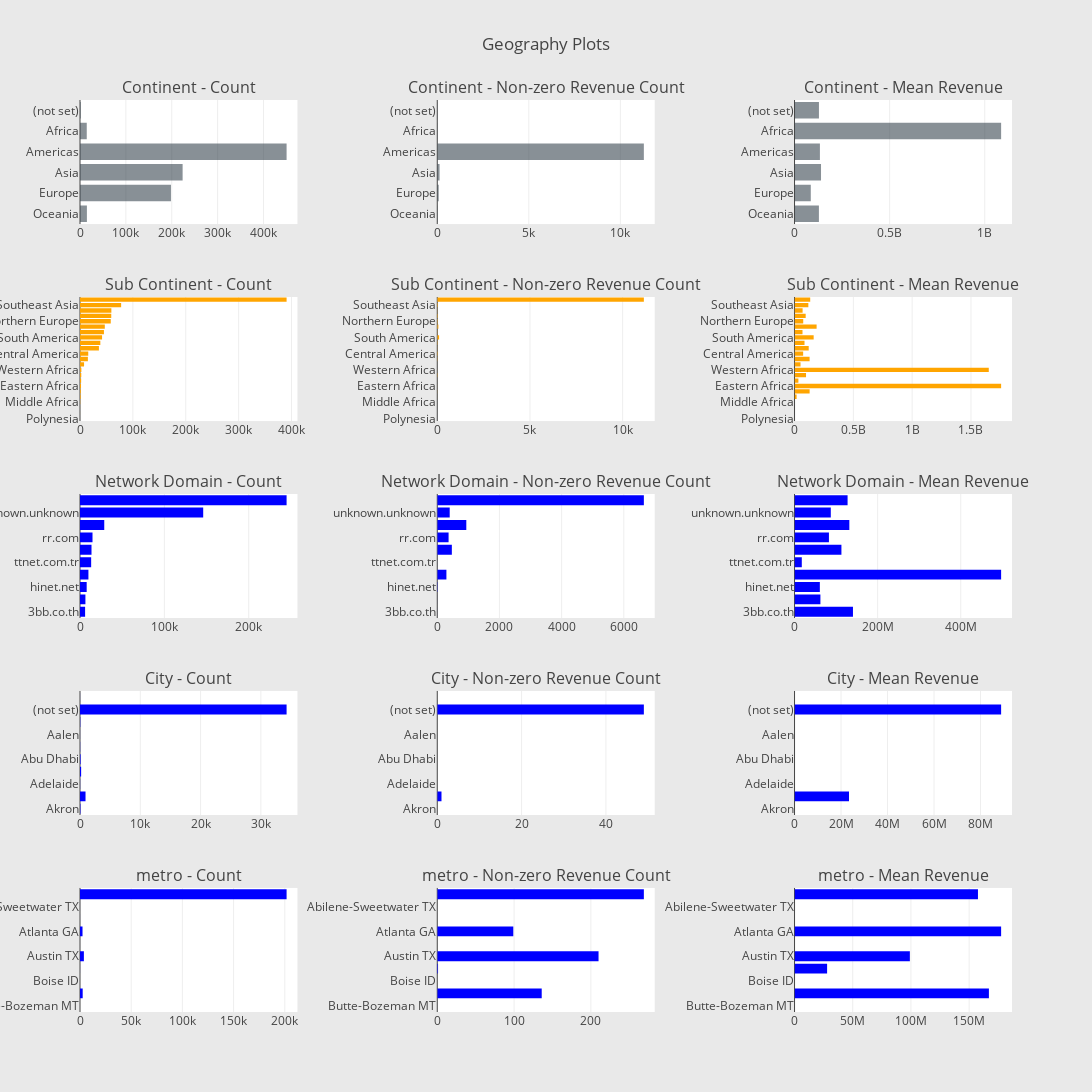

Notebook cell for this chart:
### Code cell
#Geographic Information


cnt_srs = train_df.groupby('geoNetwork.continent')['totals.transactionRevenue'].agg(['size','count','mean'])
cnt_srs.columns = ['count','count of non-zero revenue','mean']
cnt_srs.sort_values(by='count',ascending = False)
trace1 = horizontal_bar_chart(cnt_srs["count"].head(10), 'rgba(58, 71, 80, 0.6)')
trace2 = horizontal_bar_chart(cnt_srs["count of non-zero revenue"].head(10), 'rgba(58, 71, 80, 0.6)')
trace3 = horizontal_bar_chart(cnt_srs["mean"].head(10), 'rgba(58, 71, 80, 0.6)')


# Sub-continent
cnt_srs = train_df.groupby('geoNetwork.subContinent')['totals.transactionRevenue'].agg(['size', 'count', 'mean'])
cnt_srs.columns = ["count", "count of non-zero revenue", "mean"]
cnt_srs = cnt_srs.sort_values(by="count", ascending=False)
trace4 = horizontal_bar_chart(cnt_srs["count"], 'orange')
trace5 = horizontal_bar_chart(cnt_srs["count of non-zero revenue"], 'orange')
trace6 = horizontal_bar_chart(cnt_srs["mean"], 'orange')

# Sub-continent
cnt_srs = train_df.groupby('geoNetwork.subContinent')['totals.transactionRevenue'].agg(['size', 'count', 'mean'])
cnt_srs.columns = ["count", "count of non-zero revenue", "mean"]
cnt_srs = cnt_srs.sort_values(by="count", ascending=False)
trace4 = horizontal_bar_chart(cnt_srs["count"], 'orange')
trace5 = horizontal_bar_chart(cnt_srs["count of non-zero revenue"], 'orange')
trace6 = horizontal_bar_chart(cnt_srs["mean"], 'orange')

# Network domain
cnt_srs = train_df.groupby('geoNetwork.networkDomain')['totals.transactionRevenue'].agg(['size', 'count', 'mean'])
cnt_srs.columns = ["count", "count of non-zero revenue", "mean"]
cnt_srs = cnt_srs.sort_values(by="count", ascending=False)
trace7 = horizontal_bar_chart(cnt_srs["count"].head(10), 'blue')
trace8 = horizontal_bar_chart(cnt_srs["count of non-zero revenue"].head(10), 'blue')
trace9 = horizontal_bar_chart(cnt_srs["mean"].head(10), 'blue')

cnt_srs = train_df.groupby('geoNetwork.city')['totals.transactionRevenue'].agg(['size','count','mean'])
cnt_srs.columns = ['count','count of non-zero revenue','mean']
cnt_srs.sort_values(by = 'count',ascending=False)
trace10 = horizontal_bar_chart(cnt_srs["count"].head(10), 'blue')
trace11 = horizontal_bar_chart(cnt_srs["count of non-zero revenue"].head(10), 'blue')
trace12 = horizontal_bar_chart(cnt_srs["mean"].head(10), 'blue')


cnt_srs = train_df.groupby('geoNetwork.metro')['totals.transactionRevenue'].agg(['size','count','mean'])
cnt_srs.columns = ['count','count of non-zero revenue','mean']
cnt_srs.sort_values(by = 'count',ascending=False)
trace13 = horizontal_bar_chart(cnt_srs["count"].head(10), 'blue')
trace14 = horizontal_bar_chart(cnt_srs["count of non-zero revenue"].head(10), 'blue')
trace15 = horizontal_bar_chart(cnt_srs["mean"].head(10), 'blue')





# Creating two subplots
fig = tools.make_subplots(rows=5, cols=3, vertical_spacing=0.08, horizontal_spacing=0.15, 
                          subplot_titles=["Continent - Count", "Continent - Non-zero Revenue Count", "Continent - Mean Revenue",
                                          "Sub Continent - Count",  "Sub Continent - Non-zero Revenue Count", "Sub Continent - Mean Revenue",
                                          "Network Domain - Count", "Network Domain - Non-zero Revenue Count", "Network Domain - Mean Revenue",
                                          "City - Count", "City - Non-zero Revenue Count", "City - Mean Revenue",
                                          "metro - Count", "metro - Non-zero Revenue Count", "metro - Mean Revenue"   
                                          ])

fig.append_trace(trace1, 1, 1)
fig.append_trace(trace2, 1, 2)
fig.append_trace(trace3, 1, 3)
fig.append_trace(trace4, 2, 1)
fig.append_trace(trace5, 2, 2)
fig.append_trace(trace6, 2, 3)
fig.append_trace(trace7, 3, 1)
fig.append_trace(trace8, 3, 2)
fig.append_trace(trace9, 3, 3)

fig.append_trace(trace10, 4, 1)
fig.append_trace(trace11, 4, 2)
fig.append_trace(trace12, 4, 3)
fig.append_trace(trace13, 5, 1)
fig.append_trace(trace14, 5, 2)
fig.append_trace(trace15, 5, 3)

fig['layout'].update(height=1800, width=1200, paper_bgcolor='rgb(233,233,233)', title="Geography Plots")
py.iplot(fig, filename='geo-plots')

### Figure 1 — Plotly figure (JSON) as saved in the notebook; plotly's stock layout.template omitted (floating-point values rounded to 4 significant figures)
{"data": [{"marker": {"color": "rgba(58, 71, 80, 0.6)"}, "orientation": "h", "showlegend": false, "type": "bar", "uid": "e29e968c-c22c-11e8-be3f-6a000116e8d0", "x": [15054, 198311, 223698, 450377, 14745, 1468], "xaxis": "x", "y": ["Oceania", "Europe", "Asia", "Americas", "Africa", "(not set)"], "yaxis": "y"}, {"marker": {"color": "rgba(58, 71, 80, 0.6)"}, "orientation": "h", "showlegend": false, "type": "bar", "uid": "e29f1758-c22c-11e8-8147-6a000116e8d0", "x": [14, 79, 125, 11283, 8, 6], "xaxis": "x2", "y": ["Oceania", "Europe", "Asia", "Americas", "Africa", "(not set)"], "yaxis": "y2"}, {"marker": {"color": "rgba(58, 71, 80, 0.6)"}, "orientation": "h", "showlegend": false, "type": "bar", "uid": "e29f938c-c22c-11e8-a178-6a000116e8d0", "x": [128100000.0, 85410000.0, 139214720, 133400000.0, 1085970000, 128300000.0], "xaxis": "x3", "y": ["Oceania", "Europe", "Asia", "Americas", "Africa", "(not set)"], "yaxis": "y3"}, {"marker": {"color": "orange"}, "orientation": "h", "showlegend": false, "type": "bar", "uid": "e2a0117e-c22c-11e8-9daf-6a000116e8d0", "x": [25, 55, 81, 393, 1215, 1468, 1927, 2169, 2406, 2573, 7683, 14893, 15583, 35780, 38443, 41731, 45249, 46919, 58168, 59114, 59321, 77800, 390657], "xaxis": "x4", "y": ["Polynesia", "Micronesian Region", "Melanesia", "Middle Africa", "Central Asia", "(not set)", "Eastern Africa", "Southern Africa", "Caribbean", "Western Africa", "Northern Africa", "Australasia", "Central America", "Southern Europe", "Western Asia", "South America", "Eastern Europe", "Eastern Asia", "Northern Europe", "Western Europe", "Southern Asia", "Southeast Asia", "Northern America"], "yaxis": "y4"}, {"marker": {"color": "orange"}, "orientation": "h", "showlegend": false, "type": "bar", "uid": "e2a09086-c22c-11e8-831e-6a000116e8d0", "x": [0, 0, 0, 0, 2, 6, 3, 2, 16, 2, 1, 14, 26, 8, 21, 98, 14, 59, 27, 30, 11, 32, 11143], "xaxis": "x5", "y": ["Polynesia", "Micronesian Region", "Melanesia", "Middle Africa", "Central Asia", "(not set)", "Eastern Africa", "Southern Africa", "Caribbean", "Western Africa", "Northern Africa", "Australasia", "Central America", "Southern Europe", "Western Asia", "South America", "Eastern Europe", "Eastern Asia", "Northern Europe", "Western Europe", "Southern Asia", "Southeast Asia", "Northern America"], "yaxis": "y5"}, {"marker": {"color": "orange"}, "orientation": "h", "showlegend": false, "type": "bar", "uid": "e2a11074-c22c-11e8-a933-6a000116e8d0", "x": [null, null, null, null, 17490000, 128300000.0, 1756000000.0, 32850000, 97721875, 1651200000, 50960000, 128100000.0, 73290000.0, 120501250, 84810000.0, 162600000.0, 67630000.0, 187700000.0, 73850000.0, 94740000.0, 68600000.0, 117400000.0, 133300000.0], "xaxis": "x6", "y": ["Polynesia", "Micronesian Region", "Melanesia", "Middle Africa", "Central Asia", "(not set)", "Eastern Africa", "Southern Africa", "Caribbean", "Western Africa", "Northern Africa", "Australasia", "Central America", "Southern Europe", "Western Asia", "South America", "Eastern Europe", "Eastern Asia", "Northern Europe", "Western Europe", "Southern Asia", "Southeast Asia", "Northern America"], "yaxis": "y6"}, {"marker": {"color": "blue"}, "orientation": "h", "showlegend": false, "type": "bar", "uid": "e2a18b62-c22c-11e8-8fdd-6a000116e8d0", "x": [6046, 6414, 7919, 9985, 13228, 13637, 14827, 28743, 146034, 244881], "xaxis": "x7", "y": ["3bb.co.th", "virginm.net", "hinet.net", "comcastbusiness.net", "ttnet.com.tr", "verizon.net", "rr.com", "comcast.net", "unknown.unknown", "(not set)"], "yaxis": "y7"}, {"marker": {"color": "blue"}, "orientation": "h", "showlegend": false, "type": "bar", "uid": "e2a20826-c22c-11e8-a25f-6a000116e8d0", "x": [1, 1, 11, 294, 1, 469, 364, 934, 400, 6645], "xaxis": "x8", "y": ["3bb.co.th", "virginm.net", "hinet.net", "comcastbusiness.net", "ttnet.com.tr", "verizon.net", "rr.com", "comcast.net", "unknown.unknown", "(not set)"], "yaxis": "y8"}, {"marker": {"color": "blue"}, "orientation": "h", "showlegend": false, "type": "bar", "uid": "e2a28576-c22c-11e8-a885-6a000116e8d0", "x": [140590000, 62270000, 60890000.0, 497100000.0, 17460000, 112800000.0, 82780000.0, 131900000.0, 87253850, 127700000.0], "xaxis": "x9", "y": ["3bb.co.th", "virginm.net", "hinet.net", "comcastbusiness.net", "ttnet.com.tr", "verizon.net", "rr.com", "comcast.net", "unknown.unknown", "(not set)"], "yaxis": "y9"}, {"marker": {"color": "blue"}, "orientation": "h", "showlegend": false, "type": "bar", "uid": "e2a31bf8-c22c-11e8-a1dd-6a000116e8d0", "x": [66, 916, 18, 188, 95, 21, 9, 41, 34262, 7], "xaxis": "x10", "y": ["Akron", "Ahmedabad", "Adelaide", "Adana", "Abu Dhabi", "Aberdeen", "Aalen", "Aalborg", "(not set)", "'s Hertogenbosch"], "yaxis": "y10"}, {"marker": {"color": "blue"}, "orientation": "h", "showlegend": false, "type": "bar", "uid": "e2a3b108-c22c-11e8-beaf-6a000116e8d0", "x": [0, 1, 0, 0, 0, 0, 0, 0, 49, 0], "xaxis": "x11", "y": ["Akron", "Ahmedabad", "Adelaide", "Adana", "Abu Dhabi", "Aberdeen", "Aalen", "Aalborg", "(not set)", "'s Hertogenbosch"], "yaxis": "y11"}, {"marker": {"color": "blue"}, "orientation": "h", "showlegend": false, "type": "bar", "uid": "e2a432d8-c22c-11e8-bd3f-6a000116e8d0", "x": [null, 23430000, null, null, null, null, null, null, 88880000.0, null], "xaxis": "x12", "y": ["Akron", "Ahmedabad", "Adelaide", "Adana", "Abu Dhabi", "Aberdeen", "Aalen", "Aalborg", "(not set)", "'s Hertogenbosch"], "yaxis": "y12"}, {"marker": {"color": "blue"}, "orientation": "h", "showlegend": false, "type": "bar", "uid": "e2a4b198-c22c-11e8-8012-6a000116e8d0", "x": [3, 2628, 3, 32, 3790, 7, 2463, 19, 10, 201766], "xaxis": "x13", "y": ["Butte-Bozeman MT", "Boston MA-Manchester NH", "Boise ID", "Baltimore MD", "Austin TX", "Augusta GA", "Atlanta GA", "Albany-Schenectady-Troy NY", "Abilene-Sweetwater TX", "(not set)"], "yaxis": "y13"}, {"marker": {"color": "blue"}, "orientation": "h", "showlegend": false, "type": "bar", "uid": "e2a53d86-c22c-11e8-a53e-6a000116e8d0", "x": [0, 136, 0, 1, 210, 0, 99, 0, 0, 269], "xaxis": "x14", "y": ["Butte-Bozeman MT", "Boston MA-Manchester NH", "Boise ID", "Baltimore MD", "Austin TX", "Augusta GA", "Atlanta GA", "Albany-Schenectady-Troy NY", "Abilene-Sweetwater TX", "(not set)"], "yaxis": "y14"}, {"marker": {"color": "blue"}, "orientation": "h", "showlegend": false, "type": "bar", "uid": "e2a5d6f4-c22c-11e8-a638-6a000116e8d0", "x": [null, 167000000.0, null, 27980000, 99070000.0, null, 177500000.0, null, null, 157600000.0], "xaxis": "x15", "y": ["Butte-Bozeman MT", "Boston MA-Manchester NH", "Boise ID", "Baltimore MD", "Austin TX", "Augusta GA", "Atlanta GA", "Albany-Schenectady-Troy NY", "Abilene-Sweetwater TX", "(not set)"], "yaxis": "y15"}], "layout": {"annotations": [{"font": {"size": 16}, "showarrow": false, "text": "Continent - Count", "x": 0.1167, "xanchor": "center", "xref": "paper", "y": 1.0, "yanchor": "bottom", "yref": "paper"}, {"font": {"size": 16}, "showarrow": false, "text": "Continent - Non-zero Revenue Count", "x": 0.5, "xanchor": "center", "xref": "paper", "y": 1.0, "yanchor": "bottom", "yref": "paper"}, {"font": {"size": 16}, "showarrow": false, "text": "Continent - Mean Revenue", "x": 0.8833, "xanchor": "center", "xref": "paper", "y": 1.0, "yanchor": "bottom", "yref": "paper"}, {"font": {"size": 16}, "showarrow": false, "text": "Sub Continent - Count", "x": 0.1167, "xanchor": "center", "xref": "paper", "y": 0.784, "yanchor": "bottom", "yref": "paper"}, {"font": {"size": 16}, "showarrow": false, "text": "Sub Continent - Non-zero Revenue Count", "x": 0.5, "xanchor": "center", "xref": "paper", "y": 0.784, "yanchor": "bottom", "yref": "paper"}, {"font": {"size": 16}, "showarrow": false, "text": "Sub Continent - Mean Revenue", "x": 0.8833, "xanchor": "center", "xref": "paper", "y": 0.784, "yanchor": "bottom", "yref": "paper"}, {"font": {"size": 16}, "showarrow": false, "text": "Network Domain - Count", "x": 0.1167, "xanchor": "center", "xref": "paper", "y": 0.568, "yanchor": "bottom", "yref": "paper"}, {"font": {"size": 16}, "showarrow": false, "text": "Network Domain - Non-zero Revenue Count", "x": 0.5, "xanchor": "center", "xref": "paper", "y": 0.568, "yanchor": "bottom", "yref": "paper"}, {"font": {"size": 16}, "showarrow": false, "text": "Network Domain - Mean Revenue", "x": 0.8833, "xanchor": "center", "xref": "paper", "y": 0.568, "yanchor": "bottom", "yref": "paper"}, {"font": {"size": 16}, "showarrow": false, "text": "City - Count", "x": 0.1167, "xanchor": "center", "xref": "paper", "y": 0.352, "yanchor": "bottom", "yref": "paper"}, {"font": {"size": 16}, "showarrow": false, "text": "City - Non-zero Revenue Count", "x": 0.5, "xanchor": "center", "xref": "paper", "y": 0.352, "yanchor": "bottom", "yref": "paper"}, {"font": {"size": 16}, "showarrow": false, "text": "City - Mean Revenue", "x": 0.8833, "xanchor": "center", "xref": "paper", "y": 0.352, "yanchor": "bottom", "yref": "paper"}, {"font": {"size": 16}, "showarrow": false, "text": "metro - Count", "x": 0.1167, "xanchor": "center", "xref": "paper", "y": 0.136, "yanchor": "bottom", "yref": "paper"}, {"font": {"size": 16}, "showarrow": false, "text": "metro - Non-zero Revenue Count", "x": 0.5, "xanchor": "center", "xref": "paper", "y": 0.136, "yanchor": "bottom", "yref": "paper"}, {"font": {"size": 16}, "showarrow": false, "text": "metro - Mean Revenue", "x": 0.8833, "xanchor": "center", "xref": "paper", "y": 0.136, "yanchor": "bottom", "yref": "paper"}], "height": 1500, "paper_bgcolor": "rgb(233,233,233)", "title": "Geography Plots", "width": 1200, "xaxis": {"anchor": "y", "domain": [0, 0.2333]}, "xaxis10": {"anchor": "y10", "domain": [0, 0.2333]}, "xaxis11": {"anchor": "y11", "domain": [0.3833, 0.6167]}, "xaxis12": {"anchor": "y12", "domain": [0.7667, 1.0]}, "xaxis13": {"anchor": "y13", "domain": [0, 0.2333]}, "xaxis14": {"anchor": "y14", "domain": [0.3833, 0.6167]}, "xaxis15": {"anchor": "y15", "domain": [0.7667, 1.0]}, "xaxis2": {"anchor": "y2", "domain": [0.3833, 0.6167]}, "xaxis3": {"anchor": "y3", "domain": [0.7667, 1.0]}, "xaxis4": {"anchor": "y4", "domain": [0, 0.2333]}, "xaxis5": {"anchor": "y5", "domain": [0.3833, 0.6167]}, "xaxis6": {"anchor": "y6", "domain": [0.7667, 1.0]}, "xaxis7": {"anchor": "y7", "domain": [0, 0.2333]}, "xaxis8": {"anchor": "y8", "domain": [0.3833, 0.6167]}, "xaxis9": {"anchor": "y9", "domain": [0.7667, 1.0]}, "yaxis": {"anchor": "x", "domain": [0.864, 1.0]}, "yaxis10": {"anchor": "x10", "domain": [0.216, 0.352]}, "yaxis11": {"anchor": "x11", "domain": [0.216, 0.352]}, "yaxis12": {"anchor": "x12", "domain": [0.216, 0.352]}, "yaxis13": {"anchor": "x13", "domain": [0, 0.136]}, "yaxis14": {"anchor": "x14", "domain": [0, 0.136]}, "yaxis15": {"anchor": "x15", "domain": [0, 0.136]}, "yaxis2": {"anchor": "x2", "domain": [0.864, 1.0]}, "yaxis3": {"anchor": "x3", "domain": [0.864, 1.0]}, "yaxis4": {"anchor": "x4", "domain": [0.648, 0.784]}, "yaxis5": {"anchor": "x5", "domain": [0.648, 0.784]}, "yaxis6": {"anchor": "x6", "domain": [0.648, 0.784]}, "yaxis7": {"anchor": "x7", "domain": [0.432, 0.568]}, "yaxis8": {"anchor": "x8", "domain": [0.432, 0.568]}, "yaxis9": {"anchor": "x9", "domain": [0.432, 0.568]}}}
